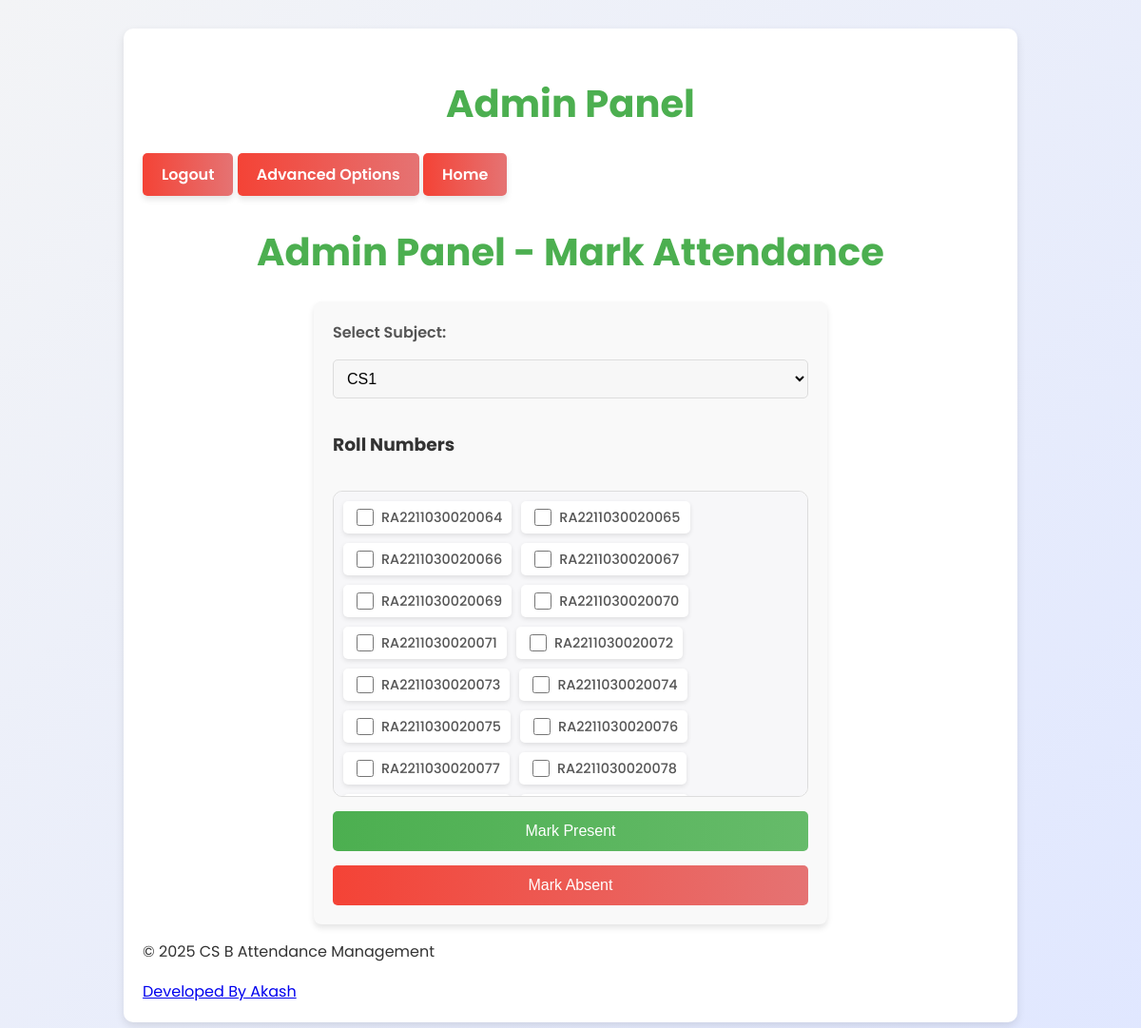
/admin (signed in), run on an earlier commit of the app's database.
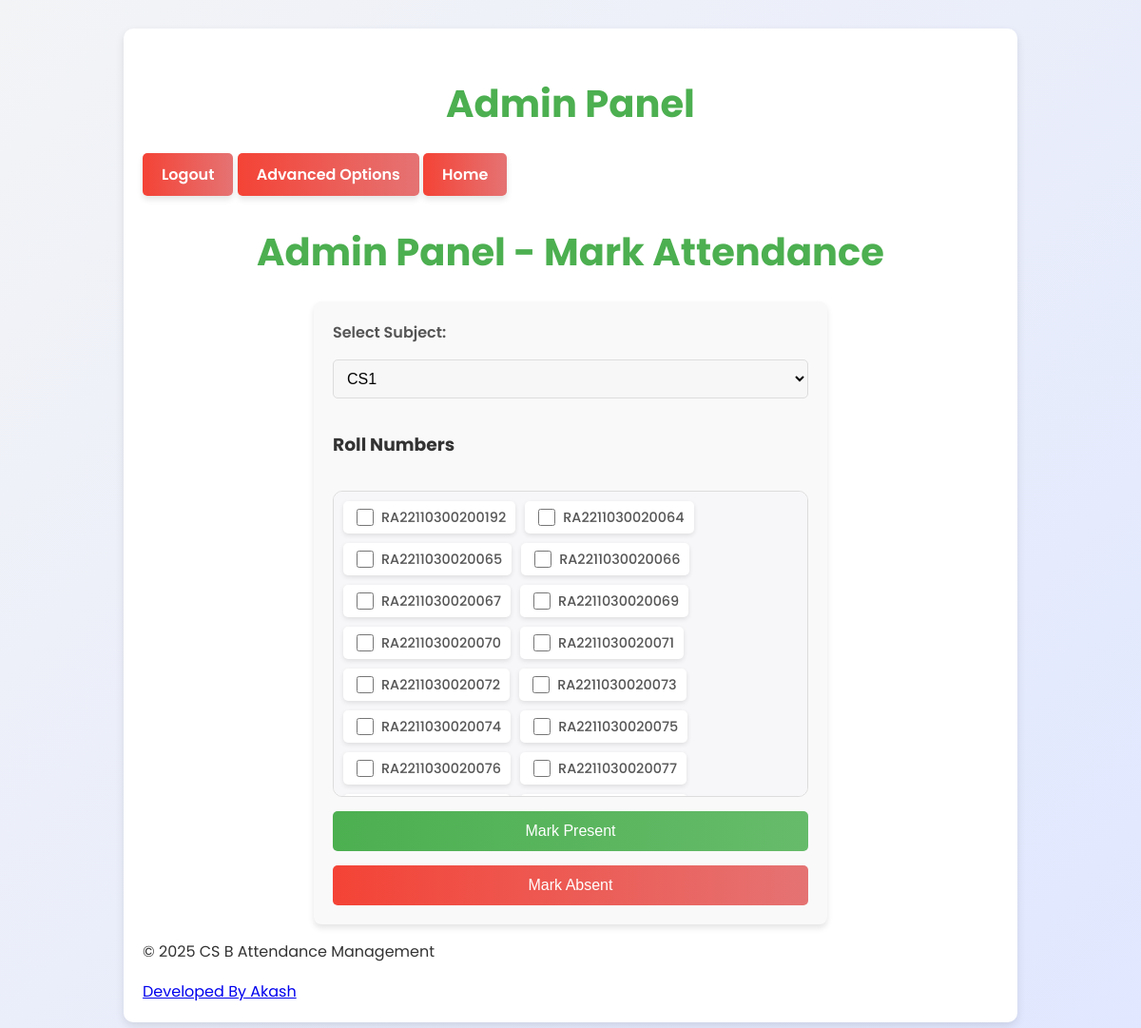
And on a later commit of the database.
### tables this page shows
CREATE TABLE "ATTENDANCE" (
	"rollno"	TEXT,
	"name"	TEXT,
	"email"	TEXT,
	"cs1"	INTEGER NOT NULL,
	"cs2"	INTEGER NOT NULL,
	"cs3"	INTEGER NOT NULL,
	"cs4"	INTEGER NOT NULL,
	"cs5"	INTEGER NOT NULL,
	PRIMARY KEY("rollno")
);

### app.py (the view)
@app.route("/admin")
def admin_page():
    if not session.get("admin_logged_in"):
        return redirect(url_for("admin_login"))
    connection = get_db()
    fetcher = Fetch(connection)
    all_rolls = fetcher.fetch_all_rolls()
    return render_template("admin.html", rolls=all_rolls)

### app.py (called while the page is built)
def get_db():
    if "db" not in g:
        g.db = sq.connect("student.db")
    return g.db

### assets.py (called while the page is built)
    def fetch_all_rolls(self):
        cur = self.connection.cursor()
        cur.execute(f"SELECT rollno FROM ATTENDANCE")
        x = cur.fetchall()
        x = [i[0] for i in x]
        return x

### templates/admin.html (shortened to what this page needs)
<!DOCTYPE html>
<html lang="en">
<head>
    <link rel="stylesheet" href="{{ url_for('static', filename='admin.css') }}">
</head>
<body>
    <div class="container">
    <header class="header">
            <h1>Admin Panel</h1>
            <div class="nav">
                <a href="{{ url_for('logout') }}" class="btn btn-secondary">Logout</a>
                <a href="{{ url_for('advanced_options') }}" class="btn btn-secondary">Advanced Options</a>
                <a href="{{ url_for('homepage') }}" class="btn btn-secondary">Home</a>
            </div>
        </header>
        <h1>Admin Panel - Mark Attendance</h1>
        <section class="attendance-section">
            <form id="attendanceForm">
                <label for="subject">Select Subject:</label>
                <select id="subject" required>
                    <option value="cs1">CS1</option>
                </select>
                <h3>Roll Numbers</h3>
                <div class="rolls-container">
                    {% for roll in rolls %}
                    <div class="checkbox-container">
                        <input type="checkbox" id="roll_{{ roll }}" value="{{ roll }}">
                        <label for="roll_{{ roll }}">{{ roll }}</label>
                    </div>
                    {% endfor %}
                </div>
                <button type="submit" id="markPresentBtn">Mark Present</button>
                <button type="submit" id="markAbsentBtn">Mark Absent</button>
            </form>
        </section>
    <footer>
            <p>&copy; 2025 CS B Attendance Management</p>
            <a href="https://www.github.com/AkiTheMemeGod/">Developed By Akash</a>
        </footer>
    </div>
</body>
</html>

What changed in the data, as far as the page shows it:
no longer on this page (row edited): ATTENDANCE: rollno "RA2211030020078"
added ATTENDANCE: rollno "RA22110300200192"
